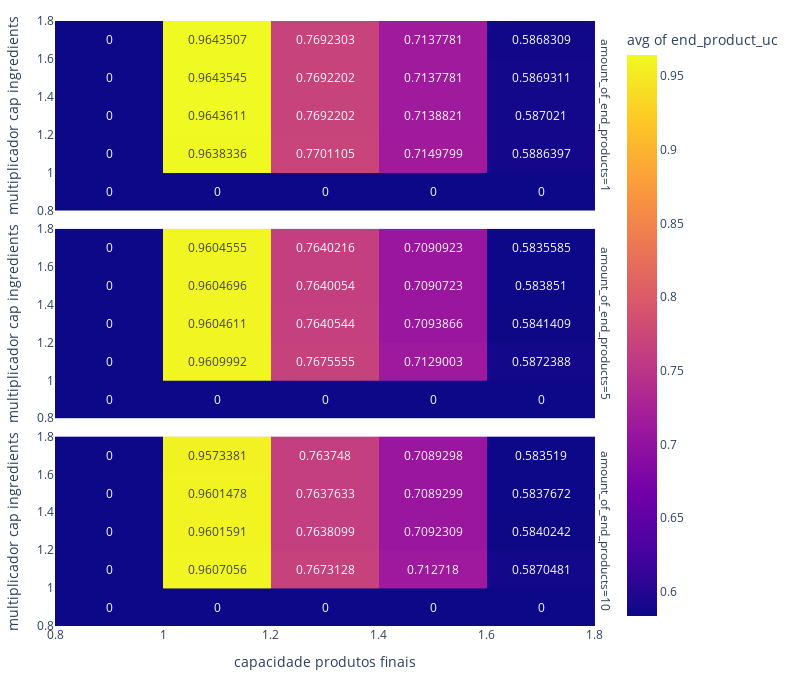

The notebook cell this image was saved under:
### Code cell
fig = px.density_heatmap(
    dfaux,
    x="capacidade produtos finais",
    y="multiplicador cap ingredients",
    z="end_product_uc",
    text_auto=True,
    #marginal_x="histogram", marginal_y="histogram",
    histfunc="avg",
    facet_row="amount_of_end_products"
)

fig.update_layout(
    margin=dict(l=20, r=20, t=20, b=20),
    width=800,
    height=680
)

fig.show()

### Figure 1 — Plotly figure (JSON) as saved in the notebook; plotly's stock layout.template omitted (floating-point values rounded to 4 significant figures)
{"data": [{"coloraxis": "coloraxis", "histfunc": "avg", "hovertemplate": "amount_of_end_products=1<br>capacidade produtos finais=%{x}<br>multiplicador cap ingredients=%{y}<br>avg of end_product_uc=%{z}<extra></extra>", "name": "", "texttemplate": "%{z}", "type": "histogram2d", "x": [1, 1, 1, 1, 1, 1, 1, 1, 1.005, 1.005, 1.005, 1.005, 1.005, 1.005, 1.005, 1.005, 1.03, 1.03, 1.03, 1.03, 1.03, 1.03, 1.03, 1.03, 1.05, 1.05, 1.05, 1.05, 1.05, 1.05, 1.05, 1.05, 1.1, 1.1, 1.1, 1.1, 1.1, 1.1, 1.1, 1.1, 1.3, 1.3, 1.3, 1.3, 1.3, 1.3, 1.3, 1.3, 1.4, 1.4, 1.4, 1.4, 1.4, 1.4, 1.4, 1.4, 1.7, 1.7, 1.7, 1.7, 1.7, 1.7, 1.7, 1.7], "xaxis": "x3", "xbingroup": "x", "y": [1, 1.005, 1.03, 1.05, 1.1, 1.3, 1.4, 1.7, 1, 1.005, 1.03, 1.05, 1.1, 1.3, 1.4, 1.7, 1, 1.005, 1.03, 1.05, 1.1, 1.3, 1.4, 1.7, 1, 1.005, 1.03, 1.05, 1.1, 1.3, 1.4, 1.7, 1, 1.005, 1.03, 1.05, 1.1, 1.3, 1.4, 1.7, 1, 1.005, 1.03, 1.05, 1.1, 1.3, 1.4, 1.7, 1, 1.005, 1.03, 1.05, 1.1, 1.3, 1.4, 1.7, 1, 1.005, 1.03, 1.05, 1.1, 1.3, 1.4, 1.7], "yaxis": "y3", "ybingroup": "y", "z": [0.992, 0.9928, 0.9929, 0.9929, 0.9929, 0.9929, 0.9929, 0.9929, 0.9899, 0.9908, 0.9912, 0.9912, 0.9912, 0.9912, 0.9912, 0.9912, 0.9688, 0.9709, 0.9721, 0.972, 0.972, 0.972, 0.972, 0.972, 0.9515, 0.9538, 0.955, 0.9548, 0.9547, 0.9547, 0.9547, 0.9547, 0.9083, 0.9104, 0.9115, 0.9113, 0.9111, 0.911, 0.911, 0.911, 0.7685, 0.7703, 0.7711, 0.7706, 0.7701, 0.7692, 0.7692, 0.7692, 0.7135, 0.7152, 0.7159, 0.7154, 0.7148, 0.7139, 0.7138, 0.7138, 0.5876, 0.589, 0.5895, 0.5889, 0.5882, 0.587, 0.5869, 0.5868]}, {"coloraxis": "coloraxis", "histfunc": "avg", "hovertemplate": "amount_of_end_products=5<br>capacidade produtos finais=%{x}<br>multiplicador cap ingredients=%{y}<br>avg of end_product_uc=%{z}<extra></extra>", "name": "", "texttemplate": "%{z}", "type": "histogram2d", "x": [1, 1, 1, 1, 1, 1, 1, 1, 1.005, 1.005, 1.005, 1.005, 1.005, 1.005, 1.005, 1.005, 1.03, 1.03, 1.03, 1.03, 1.03, 1.03, 1.03, 1.03, 1.05, 1.05, 1.05, 1.05, 1.05, 1.05, 1.05, 1.05, 1.1, 1.1, 1.1, 1.1, 1.1, 1.1, 1.1, 1.1, 1.3, 1.3, 1.3, 1.3, 1.3, 1.3, 1.3, 1.3, 1.4, 1.4, 1.4, 1.4, 1.4, 1.4, 1.4, 1.4, 1.7, 1.7, 1.7, 1.7, 1.7, 1.7, 1.7, 1.7], "xaxis": "x2", "xbingroup": "x", "y": [1, 1.005, 1.03, 1.05, 1.1, 1.3, 1.4, 1.7, 1, 1.005, 1.03, 1.05, 1.1, 1.3, 1.4, 1.7, 1, 1.005, 1.03, 1.05, 1.1, 1.3, 1.4, 1.7, 1, 1.005, 1.03, 1.05, 1.1, 1.3, 1.4, 1.7, 1, 1.005, 1.03, 1.05, 1.1, 1.3, 1.4, 1.7, 1, 1.005, 1.03, 1.05, 1.1, 1.3, 1.4, 1.7, 1, 1.005, 1.03, 1.05, 1.1, 1.3, 1.4, 1.7, 1, 1.005, 1.03, 1.05, 1.1, 1.3, 1.4, 1.7], "yaxis": "y2", "ybingroup": "y", "z": [0.9908, 0.9914, 0.991, 0.991, 0.991, 0.991, 0.991, 0.991, 0.9881, 0.9893, 0.9889, 0.9887, 0.9887, 0.9887, 0.9887, 0.9887, 0.9669, 0.9691, 0.9688, 0.9682, 0.9681, 0.9681, 0.9681, 0.9681, 0.949, 0.9512, 0.9507, 0.95, 0.9495, 0.9495, 0.9495, 0.9494, 0.906, 0.9082, 0.908, 0.9069, 0.9055, 0.9051, 0.9051, 0.9051, 0.7669, 0.7686, 0.7686, 0.7676, 0.7662, 0.7641, 0.764, 0.764, 0.7125, 0.7139, 0.7137, 0.7129, 0.7116, 0.7094, 0.7091, 0.7091, 0.587, 0.5883, 0.5877, 0.5871, 0.5861, 0.5841, 0.5839, 0.5836]}, {"coloraxis": "coloraxis", "histfunc": "avg", "hovertemplate": "amount_of_end_products=10<br>capacidade produtos finais=%{x}<br>multiplicador cap ingredients=%{y}<br>avg of end_product_uc=%{z}<extra></extra>", "name": "", "texttemplate": "%{z}", "type": "histogram2d", "x": [1, 1, 1, 1, 1, 1, 1, 1, 1.005, 1.005, 1.005, 1.005, 1.005, 1.005, 1.005, 1.005, 1.03, 1.03, 1.03, 1.03, 1.03, 1.03, 1.03, 1.03, 1.05, 1.05, 1.05, 1.05, 1.05, 1.05, 1.05, 1.05, 1.1, 1.1, 1.1, 1.1, 1.1, 1.1, 1.1, 1.1, 1.3, 1.3, 1.3, 1.3, 1.3, 1.3, 1.3, 1.3, 1.4, 1.4, 1.4, 1.4, 1.4, 1.4, 1.4, 1.4, 1.7, 1.7, 1.7, 1.7, 1.7, 1.7, 1.7, 1.7], "xaxis": "x", "xbingroup": "x", "y": [1, 1.005, 1.03, 1.05, 1.1, 1.3, 1.4, 1.7, 1, 1.005, 1.03, 1.05, 1.1, 1.3, 1.4, 1.7, 1, 1.005, 1.03, 1.05, 1.1, 1.3, 1.4, 1.7, 1, 1.005, 1.03, 1.05, 1.1, 1.3, 1.4, 1.7, 1, 1.005, 1.03, 1.05, 1.1, 1.3, 1.4, 1.7, 1, 1.005, 1.03, 1.05, 1.1, 1.3, 1.4, 1.7, 1, 1.005, 1.03, 1.05, 1.1, 1.3, 1.4, 1.7, 1, 1.005, 1.03, 1.05, 1.1, 1.3, 1.4, 1.7], "yaxis": "y", "ybingroup": "y", "z": [0.9907, 0.9913, 0.9909, 0.9908, 0.9908, 0.9908, 0.9908, 0.9767, 0.9879, 0.9891, 0.9886, 0.9885, 0.9885, 0.9885, 0.9885, 0.9885, 0.9665, 0.9687, 0.9685, 0.9679, 0.9678, 0.9677, 0.9677, 0.9678, 0.9486, 0.9509, 0.9504, 0.9497, 0.9491, 0.9491, 0.9491, 0.9491, 0.9055, 0.9078, 0.9076, 0.9066, 0.905, 0.9047, 0.9047, 0.9047, 0.7666, 0.7683, 0.7682, 0.7674, 0.7661, 0.7638, 0.7638, 0.7637, 0.7122, 0.7139, 0.7134, 0.7126, 0.7115, 0.7092, 0.7089, 0.7089, 0.5867, 0.5881, 0.5876, 0.5869, 0.5859, 0.584, 0.5838, 0.5835]}], "layout": {"annotations": [{"font": {}, "showarrow": false, "text": "amount_of_end_products=10", "textangle": 90, "x": 0.98, "xanchor": "left", "xref": "paper", "y": 0.1567, "yanchor": "middle", "yref": "paper"}, {"font": {}, "showarrow": false, "text": "amount_of_end_products=5", "textangle": 90, "x": 0.98, "xanchor": "left", "xref": "paper", "y": 0.5, "yanchor": "middle", "yref": "paper"}, {"font": {}, "showarrow": false, "text": "amount_of_end_products=1", "textangle": 90, "x": 0.98, "xanchor": "left", "xref": "paper", "y": 0.8433, "yanchor": "middle", "yref": "paper"}], "coloraxis": {"colorbar": {"title": {"text": "avg of end_product_uc"}}, "colorscale": [[0, "#0d0887"], [0.1111, "#46039f"], [0.2222, "#7201a8"], [0.3333, "#9c179e"], [0.4444, "#bd3786"], [0.5556, "#d8576b"], [0.6667, "#ed7953"], [0.7778, "#fb9f3a"], [0.8889, "#fdca26"], [1, "#f0f921"]]}, "height": 680, "legend": {"tracegroupgap": 0}, "margin": {"b": 20, "l": 20, "r": 20, "t": 20}, "width": 800, "xaxis": {"anchor": "y", "domain": [0, 0.98], "title": {"text": "capacidade produtos finais"}}, "xaxis2": {"anchor": "y2", "domain": [0, 0.98], "matches": "x", "showticklabels": false}, "xaxis3": {"anchor": "y3", "domain": [0, 0.98], "matches": "x", "showticklabels": false}, "yaxis": {"anchor": "x", "domain": [0, 0.3133], "title": {"text": "multiplicador cap ingredients"}}, "yaxis2": {"anchor": "x2", "domain": [0.3433, 0.6567], "matches": "y", "title": {"text": "multiplicador cap ingredients"}}, "yaxis3": {"anchor": "x3", "domain": [0.6867, 1.0], "matches": "y", "title": {"text": "multiplicador cap ingredients"}}}}
